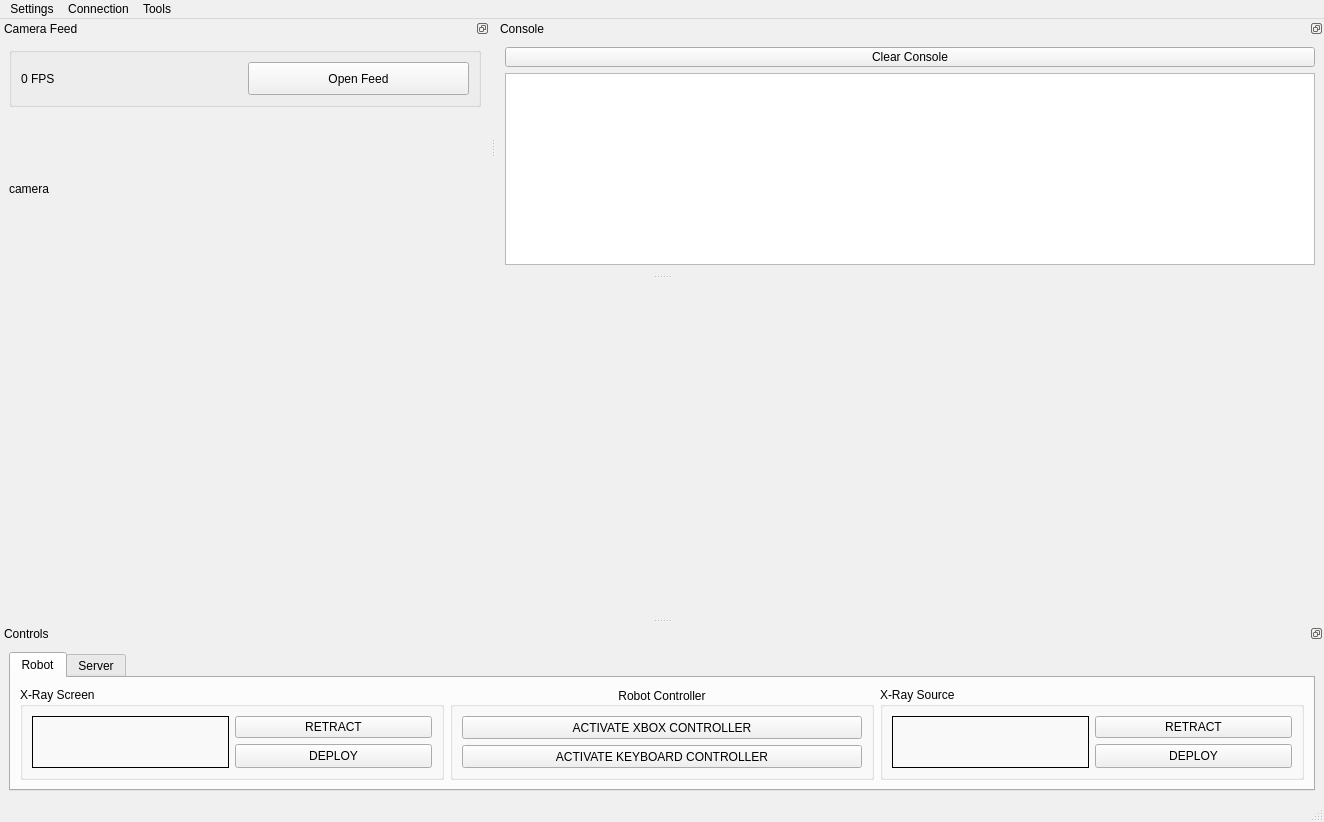
<?xml version="1.0" encoding="UTF-8"?>
<ui version="4.0">
 <class>MainWindow</class>
 <widget class="QMainWindow" name="MainWindow">
  <property name="geometry">
   <rect>
    <x>0</x>
    <y>0</y>
    <width>1324</width>
    <height>822</height>
   </rect>
  </property>
  <property name="palette">
   <palette>
    <active>
     <colorrole role="WindowText">
      <brush brushstyle="SolidPattern">
       <color alpha="255">
        <red>0</red>
        <green>0</green>
        <blue>0</blue>
       </color>
      </brush>
     </colorrole>
     <colorrole role="Button">
      <brush brushstyle="SolidPattern">
       <color alpha="255">
        <red>255</red>
        <green>255</green>
        <blue>127</blue>
       </color>
      </brush>
     </colorrole>
     <colorrole role="Light">
      <brush brushstyle="SolidPattern">
       <color alpha="255">
        <red>255</red>
        <green>255</green>
        <blue>127</blue>
       </color>
      </brush>
     </colorrole>
     <colorrole role="Midlight">
      <brush brushstyle="SolidPattern">
       <color alpha="255">
        <red>255</red>
        <green>255</green>
        <blue>0</blue>
       </color>
      </brush>
     </colorrole>
     <colorrole role="Dark">
      <brush brushstyle="SolidPattern">
       <color alpha="255">
        <red>255</red>
        <green>255</green>
        <blue>127</blue>
       </color>
      </brush>
     </colorrole>
     <colorrole role="Mid">
      <brush brushstyle="SolidPattern">
       <color alpha="255">
        <red>255</red>
        <green>255</green>
        <blue>127</blue>
       </color>
      </brush>
     </colorrole>
     <colorrole role="Text">
      <brush brushstyle="SolidPattern">
       <color alpha="255">
        <red>0</red>
        <green>0</green>
        <blue>0</blue>
       </color>
      </brush>
     </colorrole>
     <colorrole role="BrightText">
      <brush brushstyle="SolidPattern">
       <color alpha="255">
        <red>255</red>
        <green>255</green>
        <blue>255</blue>
       </color>
      </brush>
     </colorrole>
     <colorrole role="ButtonText">
      <brush brushstyle="SolidPattern">
       <color alpha="255">
        <red>0</red>
        <green>0</green>
        <blue>0</blue>
       </color>
      </brush>
     </colorrole>
     <colorrole role="Base">
      <brush brushstyle="SolidPattern">
       <color alpha="255">
        <red>216</red>
        <green>248</green>
        <blue>255</blue>
       </color>
      </brush>
     </colorrole>
     <colorrole role="Window">
      <brush brushstyle="SolidPattern">
       <color alpha="255">
        <red>199</red>
        <green>199</green>
        <blue>199</blue>
       </color>
      </brush>
     </colorrole>
     <colorrole role="Shadow">
      <brush brushstyle="SolidPattern">
       <color alpha="255">
        <red>0</red>
        <green>0</green>
        <blue>0</blue>
       </color>
      </brush>
     </colorrole>
     <colorrole role="AlternateBase">
      <brush brushstyle="SolidPattern">
       <color alpha="255">
        <red>147</red>
        <green>163</green>
        <blue>255</blue>
       </color>
      </brush>
     </colorrole>
     <colorrole role="ToolTipBase">
      <brush brushstyle="SolidPattern">
       <color alpha="255">
        <red>255</red>
        <green>255</green>
        <blue>220</blue>
       </color>
      </brush>
     </colorrole>
     <colorrole role="ToolTipText">
      <brush brushstyle="SolidPattern">
       <color alpha="255">
        <red>0</red>
        <green>0</green>
        <blue>0</blue>
       </color>
      </brush>
     </colorrole>
    </active>
    <inactive>
     <colorrole role="WindowText">
      <brush brushstyle="SolidPattern">
       <color alpha="255">
        <red>0</red>
        <green>0</green>
        <blue>0</blue>
       </color>
      </brush>
     </colorrole>
     <colorrole role="Button">
      <brush brushstyle="SolidPattern">
       <color alpha="255">
        <red>240</red>
        <green>240</green>
        <blue>240</blue>
       </color>
      </brush>
     </colorrole>
     <colorrole role="Light">
      <brush brushstyle="SolidPattern">
       <color alpha="255">
        <red>255</red>
        <green>255</green>
        <blue>255</blue>
       </color>
      </brush>
     </colorrole>
     <colorrole role="Midlight">
      <brush brushstyle="SolidPattern">
       <color alpha="255">
        <red>227</red>
        <green>227</green>
        <blue>227</blue>
       </color>
      </brush>
     </colorrole>
     <colorrole role="Dark">
      <brush brushstyle="SolidPattern">
       <color alpha="255">
        <red>160</red>
        <green>160</green>
        <blue>160</blue>
       </color>
      </brush>
     </colorrole>
     <colorrole role="Mid">
      <brush brushstyle="SolidPattern">
       <color alpha="255">
        <red>160</red>
        <green>160</green>
        <blue>160</blue>
       </color>
      </brush>
     </colorrole>
     <colorrole role="Text">
      <brush brushstyle="SolidPattern">
       <color alpha="255">
        <red>0</red>
        <green>0</green>
        <blue>0</blue>
       </color>
      </brush>
     </colorrole>
     <colorrole role="BrightText">
      <brush brushstyle="SolidPattern">
       <color alpha="255">
        <red>255</red>
        <green>255</green>
        <blue>255</blue>
       </color>
      </brush>
     </colorrole>
     <colorrole role="ButtonText">
      <brush brushstyle="SolidPattern">
       <color alpha="255">
        <red>0</red>
        <green>0</green>
        <blue>0</blue>
       </color>
      </brush>
     </colorrole>
     <colorrole role="Base">
      <brush brushstyle="SolidPattern">
       <color alpha="255">
        <red>255</red>
        <green>255</green>
        <blue>255</blue>
       </color>
      </brush>
     </colorrole>
     <colorrole role="Window">
      <brush brushstyle="SolidPattern">
       <color alpha="255">
        <red>240</red>
        <green>240</green>
        <blue>240</blue>
       </color>
      </brush>
     </colorrole>
     <colorrole role="Shadow">
      <brush brushstyle="SolidPattern">
       <color alpha="255">
        <red>105</red>
        <green>105</green>
        <blue>105</blue>
       </color>
      </brush>
     </colorrole>
     <colorrole role="AlternateBase">
      <brush brushstyle="SolidPattern">
       <color alpha="255">
        <red>245</red>
        <green>245</green>
        <blue>245</blue>
       </color>
      </brush>
     </colorrole>
     <colorrole role="ToolTipBase">
      <brush brushstyle="SolidPattern">
       <color alpha="255">
        <red>255</red>
        <green>255</green>
        <blue>220</blue>
       </color>
      </brush>
     </colorrole>
     <colorrole role="ToolTipText">
      <brush brushstyle="SolidPattern">
       <color alpha="255">
        <red>0</red>
        <green>0</green>
        <blue>0</blue>
       </color>
      </brush>
     </colorrole>
    </inactive>
    <disabled>
     <colorrole role="WindowText">
      <brush brushstyle="SolidPattern">
       <color alpha="255">
        <red>255</red>
        <green>255</green>
        <blue>127</blue>
       </color>
      </brush>
     </colorrole>
     <colorrole role="Button">
      <brush brushstyle="SolidPattern">
       <color alpha="255">
        <red>255</red>
        <green>255</green>
        <blue>127</blue>
       </color>
      </brush>
     </colorrole>
     <colorrole role="Light">
      <brush brushstyle="SolidPattern">
       <color alpha="255">
        <red>255</red>
        <green>255</green>
        <blue>127</blue>
       </color>
      </brush>
     </colorrole>
     <colorrole role="Midlight">
      <brush brushstyle="SolidPattern">
       <color alpha="255">
        <red>255</red>
        <green>255</green>
        <blue>0</blue>
       </color>
      </brush>
     </colorrole>
     <colorrole role="Dark">
      <brush brushstyle="SolidPattern">
       <color alpha="255">
        <red>255</red>
        <green>255</green>
        <blue>127</blue>
       </color>
      </brush>
     </colorrole>
     <colorrole role="Mid">
      <brush brushstyle="SolidPattern">
       <color alpha="255">
        <red>255</red>
        <green>255</green>
        <blue>127</blue>
       </color>
      </brush>
     </colorrole>
     <colorrole role="Text">
      <brush brushstyle="SolidPattern">
       <color alpha="255">
        <red>255</red>
        <green>255</green>
        <blue>127</blue>
       </color>
      </brush>
     </colorrole>
     <colorrole role="BrightText">
      <brush brushstyle="SolidPattern">
       <color alpha="255">
        <red>255</red>
        <green>255</green>
        <blue>255</blue>
       </color>
      </brush>
     </colorrole>
     <colorrole role="ButtonText">
      <brush brushstyle="SolidPattern">
       <color alpha="255">
        <red>255</red>
        <green>255</green>
        <blue>127</blue>
       </color>
      </brush>
     </colorrole>
     <colorrole role="Base">
      <brush brushstyle="SolidPattern">
       <color alpha="255">
        <red>199</red>
        <green>199</green>
        <blue>199</blue>
       </color>
      </brush>
     </colorrole>
     <colorrole role="Window">
      <brush brushstyle="SolidPattern">
       <color alpha="255">
        <red>199</red>
        <green>199</green>
        <blue>199</blue>
       </color>
      </brush>
     </colorrole>
     <colorrole role="Shadow">
      <brush brushstyle="SolidPattern">
       <color alpha="255">
        <red>0</red>
        <green>0</green>
        <blue>0</blue>
       </color>
      </brush>
     </colorrole>
     <colorrole role="AlternateBase">
      <brush brushstyle="SolidPattern">
       <color alpha="255">
        <red>245</red>
        <green>245</green>
        <blue>245</blue>
       </color>
      </brush>
     </colorrole>
     <colorrole role="ToolTipBase">
      <brush brushstyle="SolidPattern">
       <color alpha="255">
        <red>255</red>
        <green>255</green>
        <blue>220</blue>
       </color>
      </brush>
     </colorrole>
     <colorrole role="ToolTipText">
      <brush brushstyle="SolidPattern">
       <color alpha="255">
        <red>0</red>
        <green>0</green>
        <blue>0</blue>
       </color>
      </brush>
     </colorrole>
    </disabled>
   </palette>
  </property>
  <property name="windowTitle">
   <string>MainWindow</string>
  </property>
  <property name="autoFillBackground">
   <bool>false</bool>
  </property>
  <property name="dockOptions">
   <set>QMainWindow::AllowNestedDocks|QMainWindow::AllowTabbedDocks|QMainWindow::AnimatedDocks</set>
  </property>
  <widget class="QWidget" name="centralwidget">
   <layout class="QGridLayout" name="gridLayout"/>
  </widget>
  <widget class="QMenuBar" name="menubar">
   <property name="geometry">
    <rect>
     <x>0</x>
     <y>0</y>
     <width>1324</width>
     <height>26</height>
    </rect>
   </property>
   <property name="palette">
    <palette>
     <active>
      <colorrole role="Light">
       <brush brushstyle="SolidPattern">
        <color alpha="255">
         <red>0</red>
         <green>85</green>
         <blue>0</blue>
        </color>
       </brush>
      </colorrole>
      <colorrole role="Base">
       <brush brushstyle="SolidPattern">
        <color alpha="255">
         <red>0</red>
         <green>0</green>
         <blue>0</blue>
        </color>
       </brush>
      </colorrole>
      <colorrole role="AlternateBase">
       <brush brushstyle="SolidPattern">
        <color alpha="255">
         <red>208</red>
         <green>208</green>
         <blue>208</blue>
        </color>
       </brush>
      </colorrole>
     </active>
     <inactive>
      <colorrole role="Light">
       <brush brushstyle="SolidPattern">
        <color alpha="255">
         <red>255</red>
         <green>255</green>
         <blue>255</blue>
        </color>
       </brush>
      </colorrole>
      <colorrole role="Base">
       <brush brushstyle="SolidPattern">
        <color alpha="255">
         <red>255</red>
         <green>255</green>
         <blue>255</blue>
        </color>
       </brush>
      </colorrole>
      <colorrole role="AlternateBase">
       <brush brushstyle="SolidPattern">
        <color alpha="255">
         <red>245</red>
         <green>245</green>
         <blue>245</blue>
        </color>
       </brush>
      </colorrole>
     </inactive>
     <disabled>
      <colorrole role="Light">
       <brush brushstyle="SolidPattern">
        <color alpha="255">
         <red>0</red>
         <green>85</green>
         <blue>0</blue>
        </color>
       </brush>
      </colorrole>
      <colorrole role="Base">
       <brush brushstyle="SolidPattern">
        <color alpha="255">
         <red>161</red>
         <green>161</green>
         <blue>161</blue>
        </color>
       </brush>
      </colorrole>
      <colorrole role="AlternateBase">
       <brush brushstyle="SolidPattern">
        <color alpha="255">
         <red>245</red>
         <green>245</green>
         <blue>245</blue>
        </color>
       </brush>
      </colorrole>
     </disabled>
    </palette>
   </property>
   <widget class="QMenu" name="menuSettings">
    <property name="title">
     <string>Settings</string>
    </property>
    <widget class="QMenu" name="menuConnection_2">
     <property name="title">
      <string>Connection</string>
     </property>
     <addaction name="actionIP_3"/>
     <addaction name="actionPORT_3"/>
     <addaction name="actionTCP"/>
    </widget>
    <widget class="QMenu" name="menuMotors">
     <property name="title">
      <string>Motors</string>
     </property>
     <addaction name="actionSpeed"/>
    </widget>
    <addaction name="menuConnection_2"/>
    <addaction name="separator"/>
    <addaction name="menuMotors"/>
    <addaction name="separator"/>
    <addaction name="actionOpen_log_file"/>
   </widget>
   <widget class="QMenu" name="menuConnection">
    <property name="title">
     <string>Connection</string>
    </property>
    <addaction name="actionStatus"/>
    <addaction name="separator"/>
    <addaction name="actionConnect"/>
    <addaction name="actionDisconnect"/>
    <addaction name="separator"/>
    <addaction name="actionTest_Connection"/>
   </widget>
   <widget class="QMenu" name="menuTools">
    <property name="title">
     <string>Tools</string>
    </property>
    <addaction name="actionXbox_Controller"/>
    <addaction name="actionTest_Robot_Motors"/>
   </widget>
   <addaction name="menuSettings"/>
   <addaction name="menuConnection"/>
   <addaction name="menuTools"/>
  </widget>
  <widget class="QStatusBar" name="statusbar"/>
  <widget class="QDockWidget" name="dockWidgetControls">
   <property name="sizePolicy">
    <sizepolicy hsizetype="Preferred" vsizetype="Fixed">
     <horstretch>0</horstretch>
     <verstretch>0</verstretch>
    </sizepolicy>
   </property>
   <property name="features">
    <set>QDockWidget::DockWidgetFloatable|QDockWidget::DockWidgetMovable</set>
   </property>
   <property name="windowTitle">
    <string>Controls</string>
   </property>
   <attribute name="dockWidgetArea">
    <number>8</number>
   </attribute>
   <widget class="QWidget" name="dockWidgetContents_2">
    <layout class="QGridLayout" name="gridLayout_2">
     <item row="0" column="0" rowspan="2" colspan="2">
      <widget class="QTabWidget" name="tabWidget">
       <property name="sizePolicy">
        <sizepolicy hsizetype="Preferred" vsizetype="Preferred">
         <horstretch>0</horstretch>
         <verstretch>0</verstretch>
        </sizepolicy>
       </property>
       <property name="tabPosition">
        <enum>QTabWidget::North</enum>
       </property>
       <property name="currentIndex">
        <number>0</number>
       </property>
       <widget class="QWidget" name="tab">
        <attribute name="title">
         <string>Robot</string>
        </attribute>
        <layout class="QGridLayout" name="gridLayout_3">
         <item row="0" column="2">
          <widget class="QGroupBox" name="groupBoxController">
           <property name="sizePolicy">
            <sizepolicy hsizetype="Preferred" vsizetype="Preferred">
             <horstretch>0</horstretch>
             <verstretch>0</verstretch>
            </sizepolicy>
           </property>
           <property name="title">
            <string>Robot Controller</string>
           </property>
           <property name="alignment">
            <set>Qt::AlignCenter</set>
           </property>
           <layout class="QVBoxLayout" name="verticalLayout_7">
            <item>
             <widget class="QPushButton" name="pushButton_3">
              <property name="sizePolicy">
               <sizepolicy hsizetype="Preferred" vsizetype="Preferred">
                <horstretch>0</horstretch>
                <verstretch>0</verstretch>
               </sizepolicy>
              </property>
              <property name="text">
               <string>ACTIVATE XBOX CONTROLLER</string>
              </property>
             </widget>
            </item>
            <item>
             <widget class="QPushButton" name="pushButton_5">
              <property name="sizePolicy">
               <sizepolicy hsizetype="Preferred" vsizetype="Preferred">
                <horstretch>0</horstretch>
                <verstretch>0</verstretch>
               </sizepolicy>
              </property>
              <property name="text">
               <string>ACTIVATE KEYBOARD CONTROLLER</string>
              </property>
             </widget>
            </item>
           </layout>
          </widget>
         </item>
         <item row="0" column="0">
          <widget class="QGroupBox" name="groupBox_2">
           <property name="sizePolicy">
            <sizepolicy hsizetype="Preferred" vsizetype="Preferred">
             <horstretch>0</horstretch>
             <verstretch>0</verstretch>
            </sizepolicy>
           </property>
           <property name="title">
            <string>X-Ray Screen</string>
           </property>
           <layout class="QGridLayout" name="gridLayout_4">
            <item row="0" column="2">
             <widget class="QPushButton" name="pushButton_screenRetract">
              <property name="text">
               <string>RETRACT</string>
              </property>
             </widget>
            </item>
            <item row="1" column="2">
             <widget class="QPushButton" name="pushButton_screenDeploy">
              <property name="sizePolicy">
               <sizepolicy hsizetype="Preferred" vsizetype="Preferred">
                <horstretch>0</horstretch>
                <verstretch>0</verstretch>
               </sizepolicy>
              </property>
              <property name="text">
               <string>DEPLOY</string>
              </property>
             </widget>
            </item>
            <item row="0" column="0" rowspan="2">
             <widget class="QLabel" name="label_screen">
              <property name="sizePolicy">
               <sizepolicy hsizetype="Ignored" vsizetype="Ignored">
                <horstretch>0</horstretch>
                <verstretch>0</verstretch>
               </sizepolicy>
              </property>
              <property name="frameShape">
               <enum>QFrame::Box</enum>
              </property>
              <property name="frameShadow">
               <enum>QFrame::Plain</enum>
              </property>
              <property name="text">
               <string/>
              </property>
              <property name="pixmap">
               <pixmap>screenDiagram.png</pixmap>
              </property>
              <property name="scaledContents">
               <bool>true</bool>
              </property>
             </widget>
            </item>
           </layout>
          </widget>
         </item>
         <item row="0" column="3">
          <widget class="QGroupBox" name="groupBox_3">
           <property name="title">
            <string>X-Ray Source</string>
           </property>
           <layout class="QGridLayout" name="gridLayout_5">
            <item row="1" column="1">
             <widget class="QPushButton" name="pushButton_sourceDeploy">
              <property name="sizePolicy">
               <sizepolicy hsizetype="Preferred" vsizetype="Preferred">
                <horstretch>0</horstretch>
                <verstretch>0</verstretch>
               </sizepolicy>
              </property>
              <property name="text">
               <string>DEPLOY</string>
              </property>
             </widget>
            </item>
            <item row="0" column="1">
             <widget class="QPushButton" name="pushButton_sourceRetract">
              <property name="text">
               <string>RETRACT</string>
              </property>
             </widget>
            </item>
            <item row="0" column="0" rowspan="2">
             <widget class="QLabel" name="label_source">
              <property name="sizePolicy">
               <sizepolicy hsizetype="Ignored" vsizetype="Ignored">
                <horstretch>0</horstretch>
                <verstretch>0</verstretch>
               </sizepolicy>
              </property>
              <property name="frameShape">
               <enum>QFrame::Box</enum>
              </property>
              <property name="frameShadow">
               <enum>QFrame::Plain</enum>
              </property>
              <property name="text">
               <string/>
              </property>
              <property name="pixmap">
               <pixmap>sourceDiagram.png</pixmap>
              </property>
              <property name="scaledContents">
               <bool>true</bool>
              </property>
             </widget>
            </item>
           </layout>
          </widget>
         </item>
        </layout>
       </widget>
       <widget class="QWidget" name="tab_2">
        <attribute name="title">
         <string>Server</string>
        </attribute>
        <layout class="QHBoxLayout" name="horizontalLayout_2">
         <item>
          <widget class="QGroupBox" name="groupBox">
           <property name="title">
            <string>Server Status: DISCONNECTED</string>
           </property>
           <property name="alignment">
            <set>Qt::AlignCenter</set>
           </property>
           <property name="checkable">
            <bool>false</bool>
           </property>
           <layout class="QVBoxLayout" name="verticalLayout_10">
            <item>
             <widget class="QPushButton" name="pushButton_9">
              <property name="text">
               <string>CONNECT</string>
              </property>
             </widget>
            </item>
            <item>
             <widget class="QPushButton" name="pushButtonPing">
              <property name="text">
               <string>PING</string>
              </property>
             </widget>
            </item>
           </layout>
          </widget>
         </item>
         <item>
          <widget class="QGroupBox" name="groupBoxTest">
           <property name="title">
            <string>Testing</string>
           </property>
           <property name="alignment">
            <set>Qt::AlignCenter</set>
           </property>
           <layout class="QVBoxLayout" name="verticalLayout_11">
            <item>
             <widget class="QPushButton" name="pushButtonTest1">
              <property name="text">
               <string>TEST 1</string>
              </property>
             </widget>
            </item>
            <item>
             <widget class="QCheckBox" name="checkBoxLogTraffic">
              <property name="text">
               <string>Log all network traffic</string>
              </property>
             </widget>
            </item>
           </layout>
          </widget>
         </item>
         <item>
          <widget class="QGroupBox" name="groupBoxTest_2">
           <property name="title">
            <string>Incoming Queue</string>
           </property>
           <property name="alignment">
            <set>Qt::AlignCenter</set>
           </property>
           <layout class="QVBoxLayout" name="verticalLayout_8">
            <item>
             <widget class="QLCDNumber" name="lcdNumberInQue"/>
            </item>
           </layout>
          </widget>
         </item>
         <item>
          <widget class="QGroupBox" name="groupBoxTest_3">
           <property name="title">
            <string>Outgoing Queue</string>
           </property>
           <property name="alignment">
            <set>Qt::AlignCenter</set>
           </property>
           <layout class="QVBoxLayout" name="verticalLayout_9">
            <item>
             <widget class="QLCDNumber" name="lcdNumberOutQue"/>
            </item>
           </layout>
          </widget>
         </item>
        </layout>
       </widget>
      </widget>
     </item>
    </layout>
   </widget>
  </widget>
  <widget class="QDockWidget" name="dockWidgetCamera">
   <property name="sizePolicy">
    <sizepolicy hsizetype="Preferred" vsizetype="Preferred">
     <horstretch>0</horstretch>
     <verstretch>0</verstretch>
    </sizepolicy>
   </property>
   <property name="features">
    <set>QDockWidget::DockWidgetFloatable|QDockWidget::DockWidgetMovable</set>
   </property>
   <property name="windowTitle">
    <string>Camera Feed</string>
   </property>
   <attribute name="dockWidgetArea">
    <number>4</number>
   </attribute>
   <widget class="QWidget" name="dockWidgetContents">
    <layout class="QVBoxLayout" name="verticalLayout_5">
     <item>
      <widget class="QGroupBox" name="groupBox_camera">
       <property name="sizePolicy">
        <sizepolicy hsizetype="Minimum" vsizetype="Minimum">
         <horstretch>0</horstretch>
         <verstretch>0</verstretch>
        </sizepolicy>
       </property>
       <property name="maximumSize">
        <size>
         <width>16777215</width>
         <height>60</height>
        </size>
       </property>
       <property name="title">
        <string/>
       </property>
       <layout class="QHBoxLayout" name="horizontalLayout">
        <item>
         <widget class="QLabel" name="label_fps">
          <property name="sizePolicy">
           <sizepolicy hsizetype="Preferred" vsizetype="Preferred">
            <horstretch>0</horstretch>
            <verstretch>0</verstretch>
           </sizepolicy>
          </property>
          <property name="text">
           <string>0 FPS</string>
          </property>
         </widget>
        </item>
        <item>
         <widget class="QPushButton" name="pushButton_open">
          <property name="sizePolicy">
           <sizepolicy hsizetype="Preferred" vsizetype="Preferred">
            <horstretch>0</horstretch>
            <verstretch>0</verstretch>
           </sizepolicy>
          </property>
          <property name="text">
           <string>Open Feed</string>
          </property>
         </widget>
        </item>
       </layout>
      </widget>
     </item>
     <item>
      <widget class="QLabel" name="label_camera">
       <property name="sizePolicy">
        <sizepolicy hsizetype="Preferred" vsizetype="Preferred">
         <horstretch>0</horstretch>
         <verstretch>0</verstretch>
        </sizepolicy>
       </property>
       <property name="text">
        <string>camera</string>
       </property>
       <property name="scaledContents">
        <bool>true</bool>
       </property>
      </widget>
     </item>
    </layout>
   </widget>
  </widget>
  <widget class="QDockWidget" name="dockWidget_2">
   <property name="floating">
    <bool>false</bool>
   </property>
   <property name="features">
    <set>QDockWidget::DockWidgetFloatable|QDockWidget::DockWidgetMovable</set>
   </property>
   <property name="windowTitle">
    <string>Console</string>
   </property>
   <attribute name="dockWidgetArea">
    <number>4</number>
   </attribute>
   <widget class="QWidget" name="dockWidgetContents_4">
    <layout class="QVBoxLayout" name="verticalLayout_6">
     <item>
      <widget class="QPushButton" name="pushButtonClearConsole">
       <property name="sizePolicy">
        <sizepolicy hsizetype="Minimum" vsizetype="Fixed">
         <horstretch>0</horstretch>
         <verstretch>0</verstretch>
        </sizepolicy>
       </property>
       <property name="maximumSize">
        <size>
         <width>16777215</width>
         <height>20</height>
        </size>
       </property>
       <property name="text">
        <string>Clear Console</string>
       </property>
      </widget>
     </item>
     <item>
      <widget class="QTextBrowser" name="textBrowser_log"/>
     </item>
    </layout>
   </widget>
  </widget>
  <action name="actionConnect">
   <property name="text">
    <string>Connect</string>
   </property>
  </action>
  <action name="actionDisconnect">
   <property name="text">
    <string>Disconnect</string>
   </property>
  </action>
  <action name="actionTest_Connection">
   <property name="text">
    <string>Test Connection</string>
   </property>
  </action>
  <action name="actionPORT">
   <property name="text">
    <string>PORT = </string>
   </property>
  </action>
  <action name="actionIP_2">
   <property name="text">
    <string>IP = </string>
   </property>
  </action>
  <action name="actionPORT_2">
   <property name="text">
    <string>PORT = </string>
   </property>
  </action>
  <action name="actionIP_3">
   <property name="text">
    <string>IP = </string>
   </property>
  </action>
  <action name="actionPORT_3">
   <property name="text">
    <string>PORT = </string>
   </property>
  </action>
  <action name="actionTCP">
   <property name="checkable">
    <bool>true</bool>
   </property>
   <property name="checked">
    <bool>true</bool>
   </property>
   <property name="text">
    <string>TCP</string>
   </property>
  </action>
  <action name="actionStatus">
   <property name="text">
    <string>Status:</string>
   </property>
  </action>
  <action name="actionSpeed">
   <property name="text">
    <string>Speed = </string>
   </property>
  </action>
  <action name="actionXbox_Controller">
   <property name="checkable">
    <bool>true</bool>
   </property>
   <property name="text">
    <string>Xbox Controller Input</string>
   </property>
  </action>
  <action name="actionTest_Robot_Motors">
   <property name="text">
    <string>Test Robot Motors</string>
   </property>
  </action>
  <action name="actionOverwrite">
   <property name="checkable">
    <bool>true</bool>
   </property>
   <property name="text">
    <string>Overwrite?</string>
   </property>
   <property name="toolTip">
    <string>Overwrite log file on new session?</string>
   </property>
  </action>
  <action name="actionOpen_log_file">
   <property name="text">
    <string>Open log file</string>
   </property>
  </action>
  <zorder>dockWidget_2</zorder>
  <zorder>dockWidgetCamera</zorder>
 </widget>
 <tabstops>
  <tabstop>pushButton_3</tabstop>
  <tabstop>pushButton_5</tabstop>
 </tabstops>
 <resources/>
 <connections/>
</ui>
